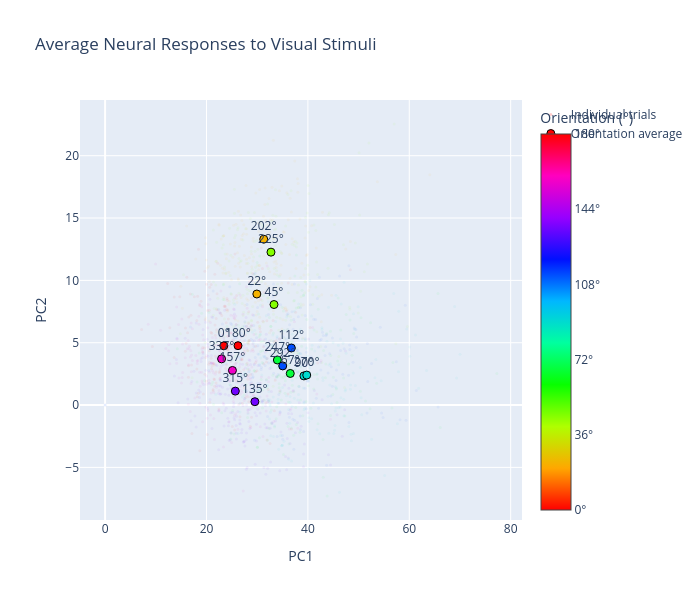

Source (notebook cell):
### Code cell
# Visual-tuning ring: project per-orientation average responses into a PCA or
# LDA basis (optionally with the CIS/mean axis) and draw the ring, overlaying
# low-alpha per-trial points. Thin wrapper over the shared helpers above.
def make_ring(avg_responses, visual_orientation_degs, visual_trial_df, visual_spikes,
              mode="pca", proj=None, include_CIS=True):
    n_neurons = avg_responses.shape[1]
    neuron_to_idx = {n: i for i, n in enumerate(np.sort(visual_spikes['neuron_id'].unique()))}
    sum_responses = avg_responses.sum(axis=-1)             # (n_orient, n_neurons) per-orientation averages

    # Build the basis (unless caller supplied one). LDA fits on per-trial counts
    # over a 600 ms window; PCA fits on the per-orientation averages.
    if proj is None:
        lda_trials = None
        if mode == "lda":
            lda_trials = trial_counts(visual_spikes, visual_trial_df, visual_orientation_degs,
                                      neuron_to_idx, 600, n_neurons)
        proj, coords = build_projection(sum_responses, mode=mode,
                                        include_cis=include_CIS, lda_trials=lda_trials,
                                        verbose=True)
    else:
        coords = sum_responses @ proj

    # Per-trial points (spike counts over the full stim window), projected.
    trial_raw, trial_labels = trial_counts(visual_spikes, visual_trial_df, visual_orientation_degs,
                                           neuron_to_idx, STIM_MS, n_neurons)
    trial_coords  = trial_raw @ proj
    trial_doubled = (trial_labels.astype(int) * 2) % 360

    axis_label = 'PC' if mode == 'pca' else 'LDA'
    labels = (['CIS', f'{axis_label}1', f'{axis_label}2'] if include_CIS
              else [f'{axis_label}1', f'{axis_label}2'])
    fig = plot_ring(coords, visual_orientation_degs,
                    'Average Neural Responses to Visual Stimuli', labels,
                    trial_coords=trial_coords, trial_doubled=trial_doubled)
    fig.show()
    return proj

analysis_mode = "pca"
day1_proj = make_ring(avg_vis_responses_1, visual_orientation_degs1, visual_trial_df1, visual_spikes_1, mode=analysis_mode, include_CIS=False)

### Figure 1 — Plotly figure (JSON) as saved in the notebook; plotly's stock layout.template omitted (floating-point values rounded to 4 significant figures; data arrays with more than 128 entries replaced by an {"elided": "..."} marker saying what was removed)
{"data": [{"hovertemplate": "trial<extra></extra>", "marker": {"cmax": 360, "cmin": 0, "color": {"elided": "1600 int values"}, "colorscale": [[0, "#ff0000"], [0.1111, "#ffa700"], [0.2222, "#afff00"], [0.3333, "#08ff00"], [0.4444, "#00ff9f"], [0.5556, "#00b7ff"], [0.6667, "#0010ff"], [0.7778, "#9700ff"], [0.8889, "#ff00bf"], [1, "#ff0000"]], "line": {"width": 0}, "opacity": 0.05, "size": 3}, "mode": "markers", "name": "Individual trials", "showlegend": true, "type": "scatter", "x": {"elided": "1600 float values"}, "y": {"elided": "1600 float values"}}, {"marker": {"cmax": 360, "cmin": 0, "color": [0, 45, 90, 135, 180, 225, 270, 315, 0, 45, 90, 135, 180, 225, 270, 315], "colorbar": {"ticktext": ["0°", "36°", "72°", "108°", "144°", "180°"], "tickvals": [0, 72, 144, 216, 288, 360], "title": {"text": "Orientation (°)"}}, "colorscale": [[0, "#ff0000"], [0.1111, "#ffa700"], [0.2222, "#afff00"], [0.3333, "#08ff00"], [0.4444, "#00ff9f"], [0.5556, "#00b7ff"], [0.6667, "#0010ff"], [0.7778, "#9700ff"], [0.8889, "#ff00bf"], [1, "#ff0000"]], "line": {"color": "black", "width": 1}, "size": 8}, "mode": "markers+text", "name": "Orientation average", "text": ["0°", "22°", "45°", "67°", "90°", "112°", "135°", "157°", "180°", "202°", "225°", "247°", "270°", "292°", "315°", "337°"], "textposition": "top center", "type": "scatter", "x": [23.41, 29.93, 33.32, 36.53, 39.21, 36.74, 29.55, 25.12, 26.22, 31.29, 32.72, 33.98, 39.77, 35.04, 25.69, 22.97], "y": [4.752, 8.907, 8.063, 2.535, 2.339, 4.578, 0.2692, 2.777, 4.764, 13.3, 12.26, 3.615, 2.405, 3.139, 1.118, 3.705]}], "layout": {"height": 600, "title": {"text": "Average Neural Responses to Visual Stimuli"}, "width": 700, "xaxis": {"title": {"text": "PC1"}}, "yaxis": {"title": {"text": "PC2"}}}}
